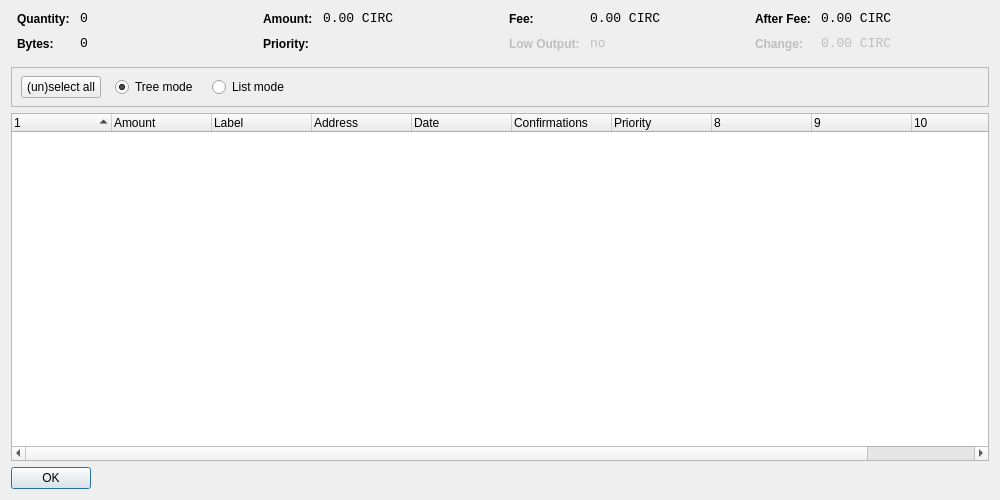
<?xml version="1.0" encoding="UTF-8"?>
<ui version="4.0">
 <class>CoinControlDialog</class>
 <widget class="QDialog" name="CoinControlDialog">
  <property name="geometry">
   <rect>
    <x>0</x>
    <y>0</y>
    <width>1000</width>
    <height>500</height>
   </rect>
  </property>
  <property name="windowTitle">
   <string>Coin Control</string>
  </property>
  <layout class="QVBoxLayout" name="verticalLayout">
   <item>
    <layout class="QHBoxLayout" name="horizontalLayoutTop" stretch="0,0,0,0">
     <property name="topMargin">
      <number>0</number>
     </property>
     <property name="bottomMargin">
      <number>10</number>
     </property>
     <item>
      <layout class="QFormLayout" name="formLayoutCoinControl1">
       <property name="horizontalSpacing">
        <number>10</number>
       </property>
       <property name="verticalSpacing">
        <number>10</number>
       </property>
       <property name="leftMargin">
        <number>6</number>
       </property>
       <property name="rightMargin">
        <number>6</number>
       </property>
       <item row="0" column="0">
        <widget class="QLabel" name="labelCoinControlQuantityText">
         <property name="styleSheet">
          <string notr="true">font-weight:bold;</string>
         </property>
         <property name="text">
          <string>Quantity:</string>
         </property>
        </widget>
       </item>
       <item row="0" column="1">
        <widget class="QLabel" name="labelCoinControlQuantity">
         <property name="font">
          <font>
           <family>Monospace</family>
           <pointsize>10</pointsize>
          </font>
         </property>
         <property name="cursor">
          <cursorShape>IBeamCursor</cursorShape>
         </property>
         <property name="contextMenuPolicy">
          <enum>Qt::ActionsContextMenu</enum>
         </property>
         <property name="text">
          <string notr="true">0</string>
         </property>
         <property name="textInteractionFlags">
          <set>Qt::LinksAccessibleByMouse|Qt::TextSelectableByKeyboard|Qt::TextSelectableByMouse</set>
         </property>
        </widget>
       </item>
       <item row="1" column="0">
        <widget class="QLabel" name="labelCoinControlBytesText">
         <property name="styleSheet">
          <string notr="true">font-weight:bold;</string>
         </property>
         <property name="text">
          <string>Bytes:</string>
         </property>
        </widget>
       </item>
       <item row="1" column="1">
        <widget class="QLabel" name="labelCoinControlBytes">
         <property name="font">
          <font>
           <family>Monospace</family>
           <pointsize>10</pointsize>
          </font>
         </property>
         <property name="cursor">
          <cursorShape>IBeamCursor</cursorShape>
         </property>
         <property name="contextMenuPolicy">
          <enum>Qt::ActionsContextMenu</enum>
         </property>
         <property name="text">
          <string notr="true">0</string>
         </property>
         <property name="textInteractionFlags">
          <set>Qt::LinksAccessibleByMouse|Qt::TextSelectableByKeyboard|Qt::TextSelectableByMouse</set>
         </property>
        </widget>
       </item>
      </layout>
     </item>
     <item>
      <layout class="QFormLayout" name="formLayoutCoinControl2">
       <property name="horizontalSpacing">
        <number>10</number>
       </property>
       <property name="verticalSpacing">
        <number>10</number>
       </property>
       <property name="leftMargin">
        <number>6</number>
       </property>
       <property name="rightMargin">
        <number>6</number>
       </property>
       <item row="0" column="0">
        <widget class="QLabel" name="labelCoinControlAmountText">
         <property name="styleSheet">
          <string notr="true">font-weight:bold;</string>
         </property>
         <property name="text">
          <string>Amount:</string>
         </property>
        </widget>
       </item>
       <item row="0" column="1">
        <widget class="QLabel" name="labelCoinControlAmount">
         <property name="font">
          <font>
           <family>Monospace</family>
           <pointsize>10</pointsize>
          </font>
         </property>
         <property name="cursor">
          <cursorShape>IBeamCursor</cursorShape>
         </property>
         <property name="contextMenuPolicy">
          <enum>Qt::ActionsContextMenu</enum>
         </property>
         <property name="text">
          <string notr="true">0.00 CIRC</string>
         </property>
         <property name="textInteractionFlags">
          <set>Qt::LinksAccessibleByMouse|Qt::TextSelectableByKeyboard|Qt::TextSelectableByMouse</set>
         </property>
        </widget>
       </item>
       <item row="1" column="0">
        <widget class="QLabel" name="labelCoinControlPriorityText">
         <property name="styleSheet">
          <string notr="true">font-weight:bold;</string>
         </property>
         <property name="text">
          <string>Priority:</string>
         </property>
        </widget>
       </item>
       <item row="1" column="1">
        <widget class="QLabel" name="labelCoinControlPriority">
         <property name="font">
          <font>
           <family>Monospace</family>
           <pointsize>10</pointsize>
          </font>
         </property>
         <property name="cursor">
          <cursorShape>IBeamCursor</cursorShape>
         </property>
         <property name="contextMenuPolicy">
          <enum>Qt::ActionsContextMenu</enum>
         </property>
         <property name="text">
          <string/>
         </property>
         <property name="textInteractionFlags">
          <set>Qt::LinksAccessibleByMouse|Qt::TextSelectableByKeyboard|Qt::TextSelectableByMouse</set>
         </property>
        </widget>
       </item>
      </layout>
     </item>
     <item>
      <layout class="QFormLayout" name="formLayoutCoinControl3">
       <property name="horizontalSpacing">
        <number>10</number>
       </property>
       <property name="verticalSpacing">
        <number>10</number>
       </property>
       <property name="leftMargin">
        <number>6</number>
       </property>
       <property name="rightMargin">
        <number>6</number>
       </property>
       <item row="0" column="0">
        <widget class="QLabel" name="labelCoinControlFeeText">
         <property name="styleSheet">
          <string notr="true">font-weight:bold;</string>
         </property>
         <property name="text">
          <string>Fee:</string>
         </property>
        </widget>
       </item>
       <item row="0" column="1">
        <widget class="QLabel" name="labelCoinControlFee">
         <property name="font">
          <font>
           <family>Monospace</family>
           <pointsize>10</pointsize>
          </font>
         </property>
         <property name="cursor">
          <cursorShape>IBeamCursor</cursorShape>
         </property>
         <property name="contextMenuPolicy">
          <enum>Qt::ActionsContextMenu</enum>
         </property>
         <property name="text">
          <string notr="true">0.00 CIRC</string>
         </property>
         <property name="textInteractionFlags">
          <set>Qt::LinksAccessibleByMouse|Qt::TextSelectableByKeyboard|Qt::TextSelectableByMouse</set>
         </property>
        </widget>
       </item>
       <item row="1" column="0">
        <widget class="QLabel" name="labelCoinControlLowOutputText">
         <property name="enabled">
          <bool>false</bool>
         </property>
         <property name="styleSheet">
          <string notr="true">font-weight:bold;</string>
         </property>
         <property name="text">
          <string>Low Output:</string>
         </property>
        </widget>
       </item>
       <item row="1" column="1">
        <widget class="QLabel" name="labelCoinControlLowOutput">
         <property name="enabled">
          <bool>false</bool>
         </property>
         <property name="font">
          <font>
           <family>Monospace</family>
           <pointsize>10</pointsize>
          </font>
         </property>
         <property name="cursor">
          <cursorShape>IBeamCursor</cursorShape>
         </property>
         <property name="contextMenuPolicy">
          <enum>Qt::ActionsContextMenu</enum>
         </property>
         <property name="text">
          <string notr="true">no</string>
         </property>
         <property name="textInteractionFlags">
          <set>Qt::LinksAccessibleByMouse|Qt::TextSelectableByKeyboard|Qt::TextSelectableByMouse</set>
         </property>
        </widget>
       </item>
      </layout>
     </item>
     <item>
      <layout class="QFormLayout" name="formLayoutCoinControl4">
       <property name="horizontalSpacing">
        <number>10</number>
       </property>
       <property name="verticalSpacing">
        <number>10</number>
       </property>
       <property name="leftMargin">
        <number>6</number>
       </property>
       <property name="rightMargin">
        <number>6</number>
       </property>
       <item row="0" column="0">
        <widget class="QLabel" name="labelCoinControlAfterFeeText">
         <property name="styleSheet">
          <string notr="true">font-weight:bold;</string>
         </property>
         <property name="text">
          <string>After Fee:</string>
         </property>
        </widget>
       </item>
       <item row="0" column="1">
        <widget class="QLabel" name="labelCoinControlAfterFee">
         <property name="font">
          <font>
           <family>Monospace</family>
           <pointsize>10</pointsize>
          </font>
         </property>
         <property name="cursor">
          <cursorShape>IBeamCursor</cursorShape>
         </property>
         <property name="contextMenuPolicy">
          <enum>Qt::ActionsContextMenu</enum>
         </property>
         <property name="text">
          <string notr="true">0.00 CIRC</string>
         </property>
         <property name="textInteractionFlags">
          <set>Qt::LinksAccessibleByMouse|Qt::TextSelectableByKeyboard|Qt::TextSelectableByMouse</set>
         </property>
        </widget>
       </item>
       <item row="1" column="0">
        <widget class="QLabel" name="labelCoinControlChangeText">
         <property name="enabled">
          <bool>false</bool>
         </property>
         <property name="styleSheet">
          <string notr="true">font-weight:bold;</string>
         </property>
         <property name="text">
          <string>Change:</string>
         </property>
        </widget>
       </item>
       <item row="1" column="1">
        <widget class="QLabel" name="labelCoinControlChange">
         <property name="enabled">
          <bool>false</bool>
         </property>
         <property name="font">
          <font>
           <family>Monospace</family>
           <pointsize>10</pointsize>
          </font>
         </property>
         <property name="cursor">
          <cursorShape>IBeamCursor</cursorShape>
         </property>
         <property name="contextMenuPolicy">
          <enum>Qt::ActionsContextMenu</enum>
         </property>
         <property name="text">
          <string notr="true">0.00 CIRC</string>
         </property>
         <property name="textInteractionFlags">
          <set>Qt::LinksAccessibleByMouse|Qt::TextSelectableByKeyboard|Qt::TextSelectableByMouse</set>
         </property>
        </widget>
       </item>
      </layout>
     </item>
    </layout>
   </item>
   <item>
    <widget class="QFrame" name="frame">
     <property name="minimumSize">
      <size>
       <width>0</width>
       <height>40</height>
      </size>
     </property>
     <property name="frameShape">
      <enum>QFrame::StyledPanel</enum>
     </property>
     <property name="frameShadow">
      <enum>QFrame::Sunken</enum>
     </property>
     <widget class="QWidget" name="horizontalLayoutWidget">
      <property name="geometry">
       <rect>
        <x>10</x>
        <y>0</y>
        <width>781</width>
        <height>41</height>
       </rect>
      </property>
      <layout class="QHBoxLayout" name="horizontalLayoutPanel" stretch="0,0,0,0">
       <property name="spacing">
        <number>14</number>
       </property>
       <item>
        <widget class="QPushButton" name="pushButtonSelectAll">
         <property name="sizePolicy">
          <sizepolicy hsizetype="Maximum" vsizetype="Fixed">
           <horstretch>0</horstretch>
           <verstretch>0</verstretch>
          </sizepolicy>
         </property>
         <property name="text">
          <string>(un)select all</string>
         </property>
        </widget>
       </item>
       <item>
        <widget class="QRadioButton" name="radioTreeMode">
         <property name="sizePolicy">
          <sizepolicy hsizetype="Maximum" vsizetype="Fixed">
           <horstretch>0</horstretch>
           <verstretch>0</verstretch>
          </sizepolicy>
         </property>
         <property name="text">
          <string>Tree mode</string>
         </property>
         <property name="checked">
          <bool>true</bool>
         </property>
        </widget>
       </item>
       <item>
        <widget class="QRadioButton" name="radioListMode">
         <property name="sizePolicy">
          <sizepolicy hsizetype="Maximum" vsizetype="Fixed">
           <horstretch>0</horstretch>
           <verstretch>0</verstretch>
          </sizepolicy>
         </property>
         <property name="text">
          <string>List mode</string>
         </property>
        </widget>
       </item>
       <item>
        <spacer name="horizontalSpacer">
         <property name="orientation">
          <enum>Qt::Horizontal</enum>
         </property>
         <property name="sizeHint" stdset="0">
          <size>
           <width>40</width>
           <height>20</height>
          </size>
         </property>
        </spacer>
       </item>
      </layout>
     </widget>
    </widget>
   </item>
   <item>
    <widget class="CoinControlTreeWidget" name="treeWidget">
     <property name="contextMenuPolicy">
      <enum>Qt::CustomContextMenu</enum>
     </property>
     <property name="sortingEnabled">
      <bool>false</bool>
     </property>
     <property name="columnCount">
      <number>11</number>
     </property>
     <attribute name="headerShowSortIndicator" stdset="0">
      <bool>true</bool>
     </attribute>
     <attribute name="headerStretchLastSection">
      <bool>false</bool>
     </attribute>
     <column>
      <property name="text">
       <string/>
      </property>
     </column>
     <column>
      <property name="text">
       <string>Amount</string>
      </property>
     </column>
     <column>
      <property name="text">
       <string>Label</string>
      </property>
     </column>
     <column>
      <property name="text">
       <string>Address</string>
      </property>
     </column>
     <column>
      <property name="text">
       <string>Date</string>
      </property>
     </column>
     <column>
      <property name="text">
       <string>Confirmations</string>
      </property>
      <property name="toolTip">
       <string>Confirmed</string>
      </property>
     </column>
     <column>
      <property name="text">
       <string>Priority</string>
      </property>
     </column>
     <column>
      <property name="text">
       <string/>
      </property>
     </column>
     <column>
      <property name="text">
       <string/>
      </property>
     </column>
     <column>
      <property name="text">
       <string/>
      </property>
     </column>
     <column>
      <property name="text">
       <string/>
      </property>
     </column>
    </widget>
   </item>
   <item>
    <widget class="QDialogButtonBox" name="buttonBox">
     <property name="sizePolicy">
      <sizepolicy hsizetype="Maximum" vsizetype="Fixed">
       <horstretch>0</horstretch>
       <verstretch>0</verstretch>
      </sizepolicy>
     </property>
     <property name="orientation">
      <enum>Qt::Horizontal</enum>
     </property>
     <property name="standardButtons">
      <set>QDialogButtonBox::Ok</set>
     </property>
    </widget>
   </item>
  </layout>
 </widget>
 <customwidgets>
  <customwidget>
   <class>CoinControlTreeWidget</class>
   <extends>QTreeWidget</extends>
   <header>coincontroltreewidget.h</header>
  </customwidget>
 </customwidgets>
 <resources/>
 <connections/>
</ui>
